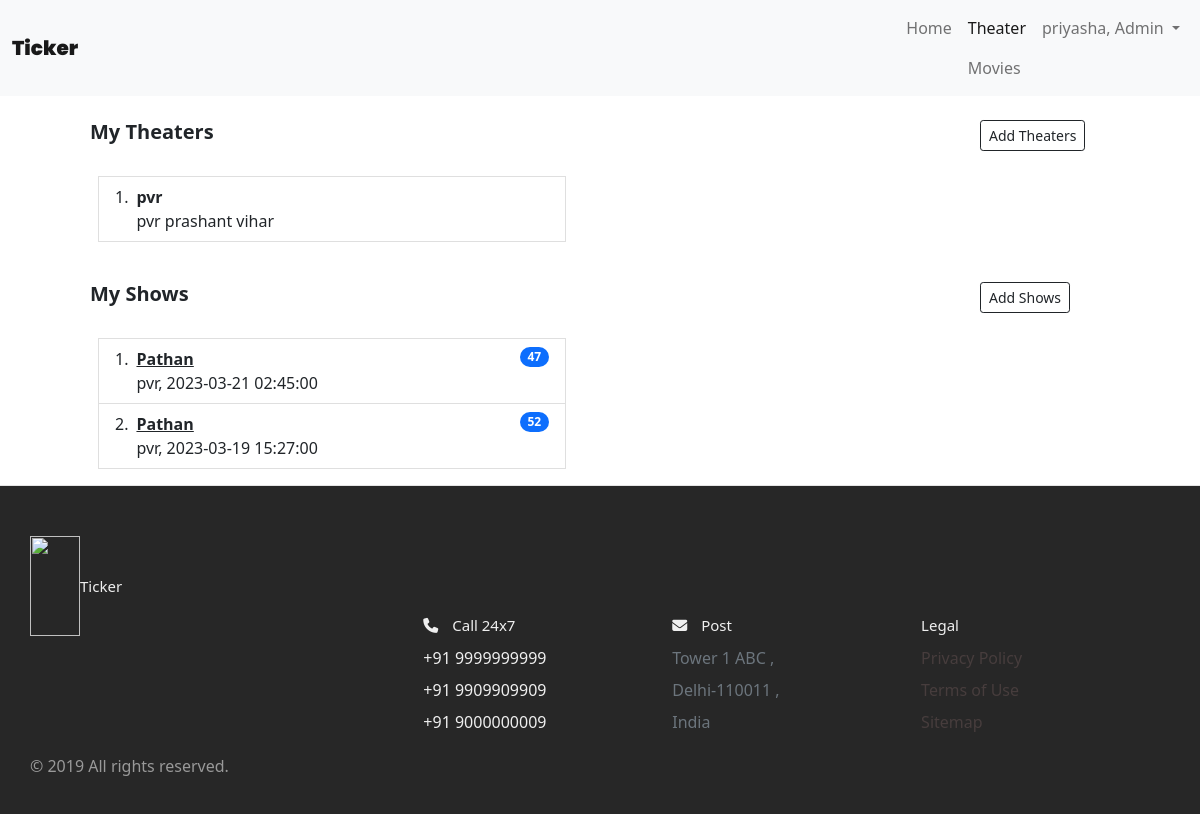
Page /my_theaters (signed in) on the earlier database version.
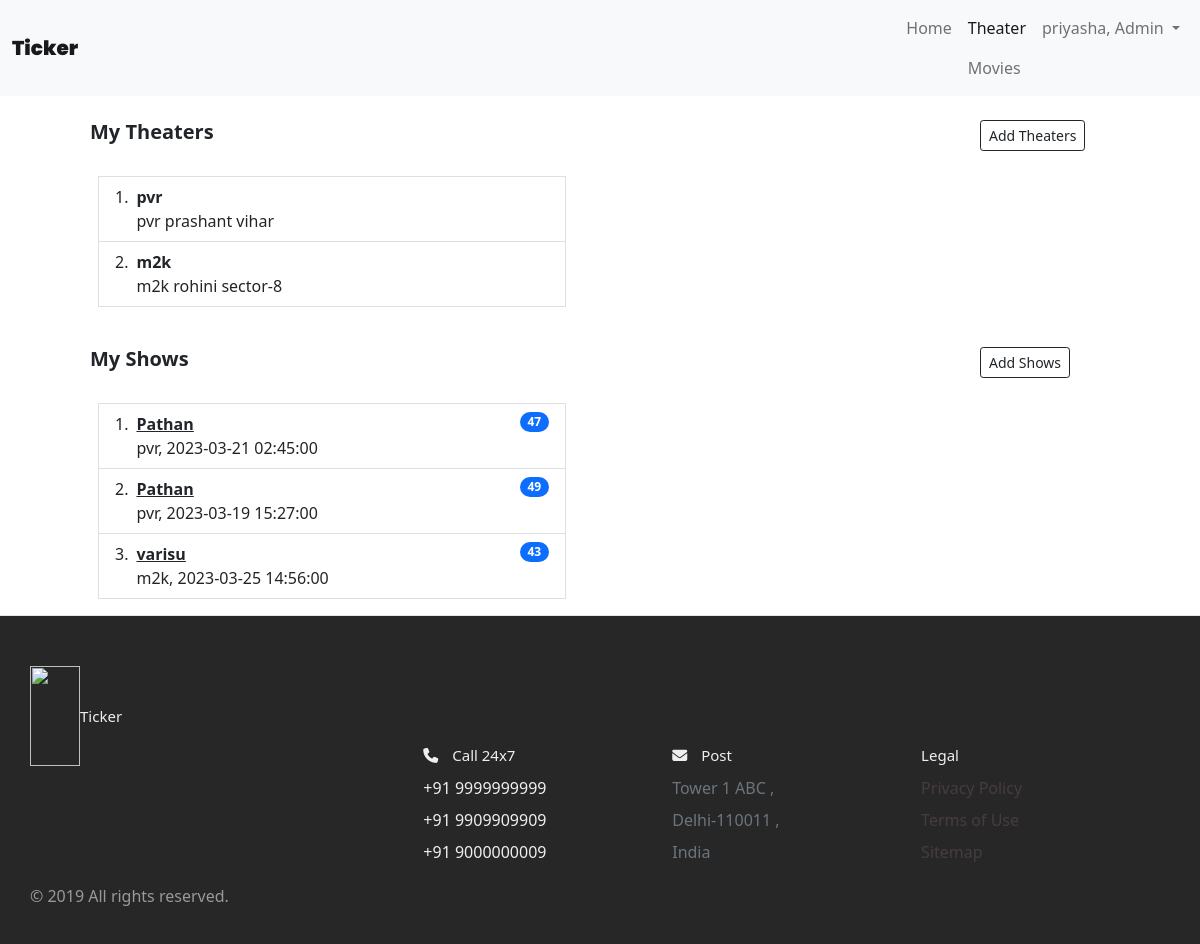
Same page on the later database version.
### website/models.py (models this page shows)
class RegisteredUser(db.Model, UserMixin):
    id = db.Column(db.Integer, primary_key=True)
    email = db.Column(db.String(100), unique=True)
    pas = db.Column(db.String(100))
    name = db.Column(db.String(100))
    is_admin = db.Column(db.Boolean)
    theater = db.relationship('Theaters')
    movie = db.relationship('Movie')
    show = db.relationship('Show')
    booked_ti = db.relationship('Ticket')

class Theaters(db.Model):
    id = db.Column(db.Integer, primary_key=True)
    name = db.Column(db.String(100))
    address = db.Column(db.String(100))
    theater_admin_id = db.Column(db.Integer, db.ForeignKey('registered_user.id'))
    show = db.relationship('Show')
    booked_ti = db.relationship('Ticket')

class Show(db.Model):
    id = db.Column(db.Integer, primary_key=True)
    screened_m = db.Column(db.Integer, db.ForeignKey('movie.id'))
    t_in = db.Column(db.Integer, db.ForeignKey('theaters.id'))
    movie = db.Column(db.String(100))
    t = db.Column(db.String(100))
    address_t = db.Column(db.String(100))
    datetime = db.Column(db.DateTime(timezone=True), default=func.now())
    t_admin_id = db.Column(db.Integer, db.ForeignKey('registered_user.id'))
    available_seats = db.Column(db.Integer)
    cost = db.Column(db.Integer)
    booked_ti = db.relationship('Ticket')

### website/views.py (the view)
@view.route('/my_theaters')
@login_required
def my_theaters():
    if current_user.is_admin:
        movie = Movie.query.all()
        return render_template('my_theaters.html', user=current_user, movies=movie)
    return redirect(url_for('views.home'))

### website/__init__.py (called while the page is built)
def create_app():
    app = Flask(__name__)
    app.config['SECRET_KEY'] = 'hjshjhdjah kjshkjdhjs'
    app.config['SQLALCHEMY_DATABASE_URI'] = 'sqlite:///' + DB_NAME
    db.init_app(app)
    from .views import view
    from .auth import auth
    app.register_blueprint(view, url_prefix='/')
    app.register_blueprint(auth, url_prefix='/')
    from .models import RegisteredUser, Theaters, Movie, Show
    create_database(app)
    login_manager = LoginManager()
    login_manager.login_view = 'auth.login'
    login_manager.init_app(app)
    @login_manager.user_loader
    def load_user(id):
        return RegisteredUser.query.get(int(id))
    return app

### website/templates/my_theaters.html (shortened to what this page needs)
{% extends "base.html" %}
{% block content %}
<nav class="navbar navbar-expand-lg navbar-light bg-light">
  <div class="container-fluid">
    <a class="navbar-brand" style="font-weight: 1000; font-family: 'Poppins', sans-serif" href="#">Ticker</a>
    <div class="collapse navbar-collapse d-md-flex justify-content-md-end" id="navbarNavDropdown">
      <ul class="navbar-nav navbar-nav mr-auto">
        <li class="nav-item">
          <a class="nav-link" aria-current="page" href="/">Home</a>
        </li>
        {% if user.is_authenticated %}
        <li class="nav-item">
          {% if user.is_admin %}
            <a class="nav-link active" href="/my_theaters">Theater</a>
            <a class="nav-link" href="/movies">Movies</a>
        </li>
        {% else %}
        <a class="nav-link" href="/my_tickets">My Tickets</a>
        {% endif %}
        {% endif %}
        {% if user.is_authenticated %}
        <li class="nav-item dropdown">
          <a class="nav-link dropdown-toggle" href="#" id="navbarDropdown" role="button" data-bs-toggle="dropdown" aria-expanded="false">
            {% if user.is_admin %}
              {{ user.name }}, Admin
            {% else %}
              {{ user.name }}
            {% endif %}
          </a>
        </li>
        {% else %}
        <li class="nav-item justify-content-end">
          <a class="nav-link" href="/login">Login</a>
        </li>
        {% endif %}
      </ul>
    </div>
  </div>
</nav>
<div class="container">
  <div class="row">
    <div class="col">
      <div class="container-fluid pt-4 ps-5">
        <div class="row">
            <div class="col-10">
                <h5 class="fw-bold">My Theaters</h5>
            </div>
            <div class="col-2"><a href="/add_theaters" class="btn btn-outline-dark btn-sm">Add Theaters</a></div>
        </div>
    </div>
    <div class="container-fluid align-self-center" style="width: 100%;">
        <ol class="list-group-fluid list-group-numbered align-middle pt-4" style="width:500px;align-content:center">
            {% for theater in user.theater %}
            <li class="list-group-item d-flex justify-content-between align-items-start">
                <div class="ms-2 me-auto">
                  <div class="fw-bold">{{ theater.name }}</div>
                  {{ theater.address }}
                </div>
              </li>
            {% endfor %}
          </ol>
    </div>
    </div>
    <div class="col">
      <div class="container-fluid pt-4 ps-5">
        <div class="row">
            <div class="col-10">
                <h5 class="fw-bold">My Shows</h5>
            </div>
            <div class="col-2"><a href="/add_shows" class="btn btn-outline-dark btn-sm">Add Shows</a></div>
        </div>
    </div>
    <div class="container-fluid align-self-center" style="width: 100%;">
        <ol class="list-group-fluid list-group-numbered align-middle pt-4" style="width:500px;align-content:center">
            {% for show in user.show %}
            <li class="list-group-item d-flex justify-content-between align-items-start">
                <div class="ms-2 me-auto">
                  <div class="fw-bold"><a href="/show_tickets/{{ show.id }}" class="link-dark">{{ show.movie }}</a></div>
                    {{ show.t }}, {{ show.datetime }}
                </div>
                <span class="badge bg-primary rounded-pill">{{show.available_seats}}</span>
              </li>
            {% endfor %}
          </ol>
    </div>
    </div>
  </div>
</div>
{% endblock %}

### website/templates/base.html (shortened to what this page needs)
<!DOCTYPE html>
<html lang="en">
<head>
    <link rel="stylesheet" href="static/styles.css">
    <link href="https://cdn.jsdelivr.net/npm/bootstrap@5.0.0-beta3/dist/css/bootstrap.min.css" rel="stylesheet">
</head>
<body>
    {% block content %} {% endblock %}
 <footer class="footer">
  <div class="footer__addr">
    <h1 class="footer__logo"><h2 class="logo-text"><img class="logo footer_logo" src="output-onlinepngtools.png">Ticker</h2></h1>
  </div>
  <ul class="footer__nav">
    <li class="nav__item">
      <h2 class="nav__title"><i class="fa-solid fa-phone"></i>  Call 24x7</h2>
      <ul class="nav__ul">
        <li><a>+91 9999999999</a></li>
        <li><a>+91 9909909909</a></li>
        <li><a>+91 9000000009</a></li>
      </ul>
    </li>
    <li class="nav__item nav__item--extra">
      <h2 class="nav__title"><i class="fa-solid fa-envelope"></i> Post</h2>
      <a class="text-muted">Tower 1 ABC ,<br> Delhi-110011 ,<br> India</a>
    </li>
    <li class="nav__item">
      <h2 class="nav__title">Legal</h2>
      <ul class="nav__ul">
        <li>
          <a href="#">Privacy Policy</a>
        </li>
        <li>
          <a href="#">Terms of Use</a>
        </li>
        <li>
          <a href="#">Sitemap</a>
        </li>
      </ul>
    </li>
  </ul>
  <div class="legal">
    <p>&copy; 2019  All rights reserved.</p>
  </div>
</footer>
</body>
</html>

### website/static/styles.css (style rules this page uses)
*, *::before, *::after { margin: 0; padding: 0; outline: 0; box-sizing: border-box; text-decoration: none; list-style: none; border: none; }
body { font-family: 'Poppins', sans-serif; color: #322f2f; background-color: #ffffff; overflow-x: hidden; background-color: hsl(252, 30%, 95%); }
.container { width: 80%; margin: 0 auto; }
nav { width: 100%; background-color: #fff; padding: 0.7rem 0; position: fixed; top: 0; z-index: 10; }
.logo { height: 3rem; width: 3rem; }
.logo-text { display: flex; align-items: center; }
*, *:before, *:after { box-sizing: border-box; }
.footer_logo { height: 100px; width: 50px; }
html { font-size: 100%; }
body { font-family: acumin-pro, system-ui, sans-serif; margin: 0; display: grid; grid-template-rows: auto 1fr auto; font-size: 14px; background-color: #f4f4f4; align-items: start; min-height: 100vh; }
.footer { display: flex; flex-flow: row wrap; padding: 30px 30px 20px 30px; color: #efefef; background-color: #272727; border-top: 1px solid #e5e5e5; }
.footer > * { flex: 1 100%; }
.footer__addr { margin-right: 1.25em; margin-bottom: 2em; }
.footer__logo { font-family: 'Pacifico', cursive; font-weight: 400; text-transform: lowercase; font-size: 1.5rem; }
.footer__addr h2 { margin-top: 1.3em; font-size: 15px; font-weight: 400; }
.nav__title { font-weight: 400; font-size: 15px; margin-top: 100px; }
.fa-solid { margin-right: 10px; }
.footer ul { list-style: none; padding-left: 0; }
.footer li { line-height: 2em; }
.footer a { text-decoration: none; }
.footer__nav { display: flex; flex-flow: row wrap; }
.footer__nav > * { flex: 1 50%; margin-right: 1.25em; }
.nav__ul a { color: #473d3d; }
.legal { display: flex; flex-wrap: wrap; color: #999; }
@media screen and (min-width: 40.375em) { .footer__nav > * { flex: 1; } }
@media screen and (min-width: 40.375em) { .nav__item--extra { flex-grow: 2; } }
@media screen and (min-width: 40.375em) { .nav__item { flex-grow: 2; } }
@media screen and (min-width: 40.375em) { .footer__addr { flex: 1 0px; } }
@media screen and (min-width: 40.375em) { .footer__nav { flex: 2 0px; } }

Differences in the rows shown:
added Theaters: name "m2k", address "m2k rohini sector-8"
changed Show (number 2 of 3 on the later page): available_seats "52" → "49"
added Show: movie "varisu", t "m2k", datetime "2023-03-25 14:56:00", available_seats "43"
